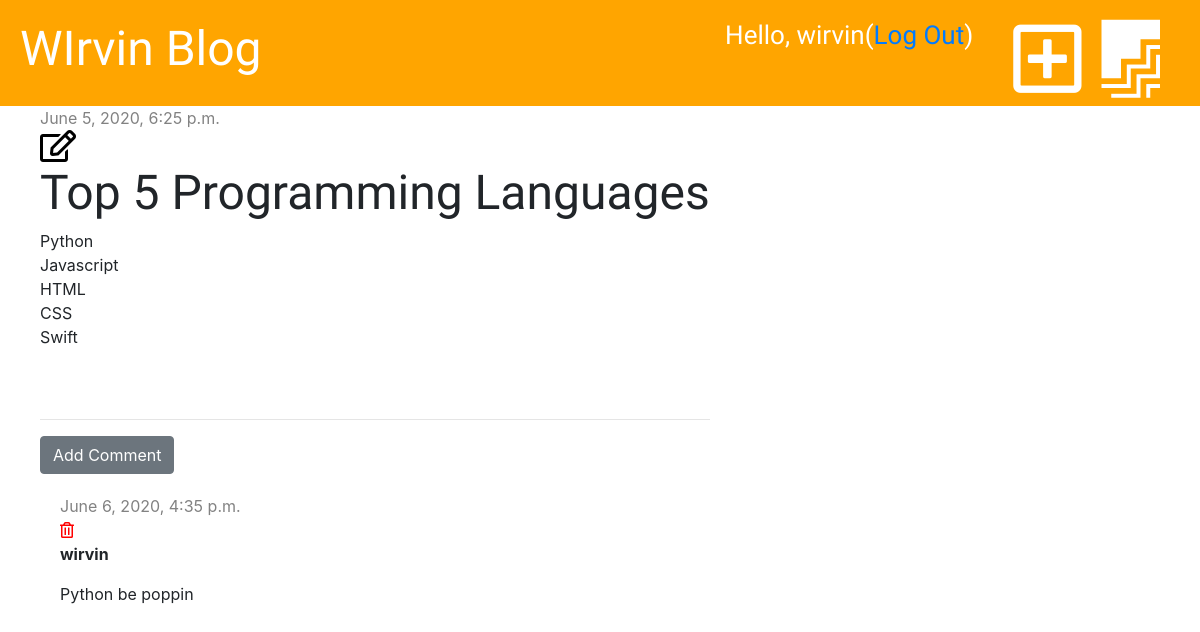
Page /post/2/ (signed in) on the committed database.
### blogpost/models.py (models this page shows, shortened)
class Post(models.Model):
    author = models.ForeignKey('auth.User', on_delete=models.CASCADE)
    title = models.CharField(max_length=200)
    text = models.TextField()
    created_date = models.DateTimeField(default=timezone.now)
    published_date = models.DateTimeField(blank=True, null=True)

class Comment(models.Model):
    post = models.ForeignKey('blogpost.Post', on_delete=models.CASCADE, related_name='comments')
    author = models.CharField(max_length=200)
    created_date = models.DateTimeField(default=timezone.now())
    text = models.TextField()

### blogpost/views.py (the view)
# urls.py: path('post/<int:pk>/', views.post_detail, name='post_detail'),
def post_detail(request, pk):
    post = get_object_or_404(Post, pk=pk)
    stuff_for_front_end = {'post': post}
    return render(request, 'blog/post_detail.html', stuff_for_front_end)

### blogpost/templates/blog/post_detail.html (shortened to what this page needs)
{% extends 'blog/base.html' %}
{% block content %}
    <div class="post">
        {% if post.published_date %}
        <div class="date">
            {{ post.published_date }}
        </div>
        {% else %}
        <a href="{% url 'post_publish' pk=post.pk %}" class="btn btn-primary">Publish</a>
        {% endif %}
        {% if user.is_authenticated %}
            <a href="{% url 'post_edit' pk=post.pk %}"><i class="far fa-edit fa-2x" style="color: black"></i></a>
        {% endif %}
        <h1>{{ post.title }}</h1>
        <p>{{ post.text|linebreaksbr }}</p>
    </div>
    <hr>
    <a href="{% url 'add_comment_to_post' pk=post.pk %}" class="btn btn-secondary">Add Comment</a>
    {% for comment in post.comments.all %}
    <div class="comment">
        <div class="date">
            {{ comment.created_date }}
        </div>
        <a href="{% url 'comment_remove' pk=comment.pk %}"><i class="far fa-trash-alt" style="color: red"></i></a>
        <p><strong>{{ comment.author }}</strong></p>
        <p>{{ comment.text }}</p>
    </div>
    {% empty %}
    <p>No Comments Yet...</p>
    {% endfor %}
{% endblock %}

### blogpost/templates/blog/base.html (shortened to what this page needs)
{% load static %}
<!DOCTYPE html>
<html lang="en">
<head>
    <link href="https://stackpath.bootstrapcdn.com/bootstrap/4.5.0/css/bootstrap.min.css" rel="stylesheet">
    <link rel="stylesheet" href="https://pro.fontawesome.com/releases/v5.10.0/css/all.css"/>
    <link rel="stylesheet" href="{% static 'css/blog.css' %}">
</head>
<body>
    <div class="page-header">
        {% if user.is_authenticated %}
            <a href="{% url 'post_draft_list' %}" class="top-menu"><i class="fab fa-firstdraft fa-3x"></i></a>
            <a href="{% url 'post_new' %}" class="top-menu"><i class="far fa-plus-square fa-3x"></i></a>
        <h2 class="top-menu">Hello, {{ user.username }}  <small>(<a href="{% url 'logout' %}">Log Out</a>)</small></h2>
        {% else %}
            <a href="{% url 'login' %}" class="top-menu"><i class="fas fa-sign-in-alt fa-3x"></i></a>
        {% endif %}
        <h1><a href="{% url 'post_list' %}">WIrvin Blog</a></h1>
    </div>
    <div class="content container">
        <div class="row">
            <div class="mol-md-8">
                {% block content %}
                {% endblock %}
            </div>
        </div>
    </div>
</body>
</html>

### blogpost/static/css/blog.css (style rules this page uses)
.page-header { background-color: orange; margin: 0; padding: 20px; }
.page-header h1, .page-header h1 a { color: white; font-size: 36pt; text-decoration: none; }
.content { margin-left: 40px; width 100%; }
h1, h2, h3, h4 { font-family: 'Inconsolata', serif; font-size: 48px; }
.date { color: #828282; }
.post { margin-bottom: 70px; }
.page-header .top-menu { color: white; float: right; font-size: 26px; margin-right: 20px; }
.page-header .top-menu small { color: white; float: right; font-size: 26px; margin-right: 20px; }
.comment { margin: 20px 0px 20px 20px; }

### rows in the picture
Post: published_date "June 5, 2020, 6:25 p.m.", title "Top 5 Programming Languages", text "Python Javascript HTML CSS Swift"
Comment: created_date "June 6, 2020, 4:35 p.m.", author "wirvin", text "Python be poppin"

### other values in the picture
{{ user.username }} "wirvin"
